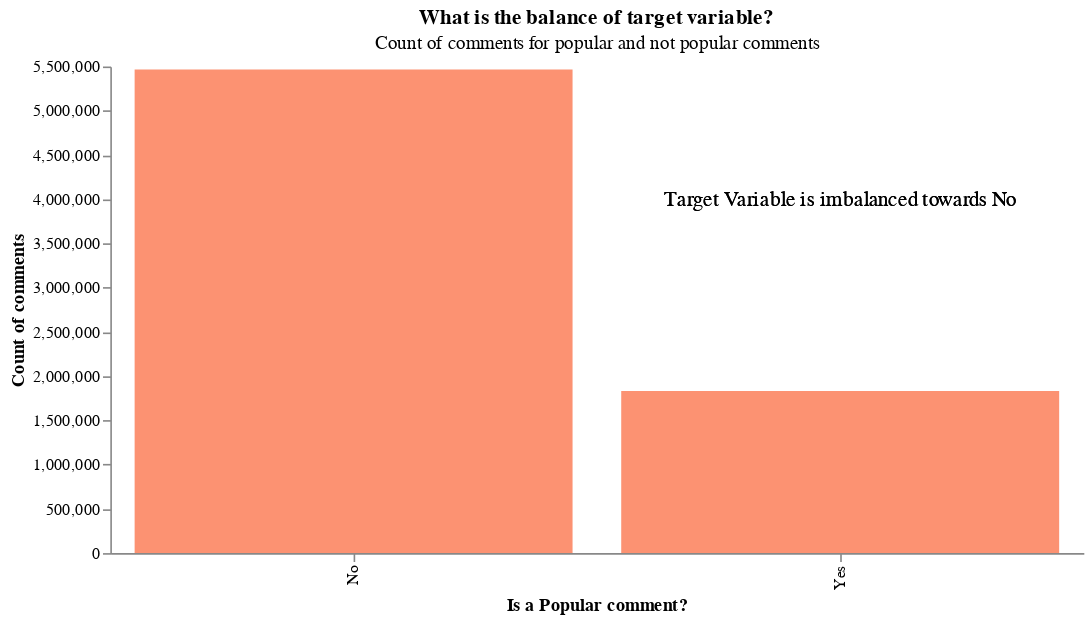

Source (notebook cell):
### Code cell
balance_target_df['text_x'] = "Yes"
balance_target_df['text_y'] = 4000000

balance_plot = (
        alt.Chart(balance_target_df)
        .mark_bar()
        .encode(
            y = alt.X("Count", title="Count of comments"),
            x=alt.Y("is_popular", title="Is a Popular comment?"#,scale = alt.Scale(domain=[1,1.15])
                   ),
            color=alt.value('#fc9272'),
            tooltip=[alt.Tooltip('Count')]
        )
    ).properties(width=600,title={
      "text": ["What is the balance of target variable?"], 
      "subtitle": ["Count of comments for popular and not popular comments"]
    },).interactive()



text = alt.Chart(balance_target_df).mark_text(opacity = 1,size =13,
    text='Target Variable is imbalanced towards No', angle=0
).encode(
    x='text_x', y='text_y'
)

balance_plot = alt.layer(
    balance_plot,text#,elbow_plot_point,#,rect,rect2,text2,text
).configure_axis(
    grid=False
).configure_view(
    strokeWidth=0
)

balance_plot.save("plots/ml/balance_plot.html")
balance_plot

### Figure 1 — Vega-Lite specification as saved in the notebook (floating-point values rounded to 4 significant figures)
{"config": {"view": {"continuousWidth": 400, "continuousHeight": 300, "strokeWidth": 0}, "axis": {"grid": false}}, "layer": [{"mark": "bar", "encoding": {"color": {"value": "#fc9272"}, "tooltip": [{"field": "Count", "type": "quantitative"}], "x": {"field": "is_popular", "title": "Is a Popular comment?", "type": "nominal"}, "y": {"field": "Count", "title": "Count of comments", "type": "quantitative"}}, "selection": {"selector001": {"type": "interval", "bind": "scales", "encodings": ["x", "y"]}}, "title": {"text": ["What is the balance of target variable?"], "subtitle": ["Count of comments for popular and not popular comments"]}, "width": 600}, {"mark": {"type": "text", "angle": 0, "opacity": 1, "size": 13, "text": "Target Variable is imbalanced towards No"}, "encoding": {"x": {"field": "text_x", "type": "nominal"}, "y": {"field": "text_y", "type": "quantitative"}}}], "data": {"name": "data-528e341487d64528161b4c08c319cdca"}, "$schema": "https://vega.github.io/schema/vega-lite/v4.17.0.json", "datasets": {"data-528e341487d64528161b4c08c319cdca": [{"is_popular": "Yes", "Count": 1833549, "text_x": "Yes", "text_y": 4000000}, {"is_popular": "No", "Count": 5466300, "text_x": "Yes", "text_y": 4000000}]}}
